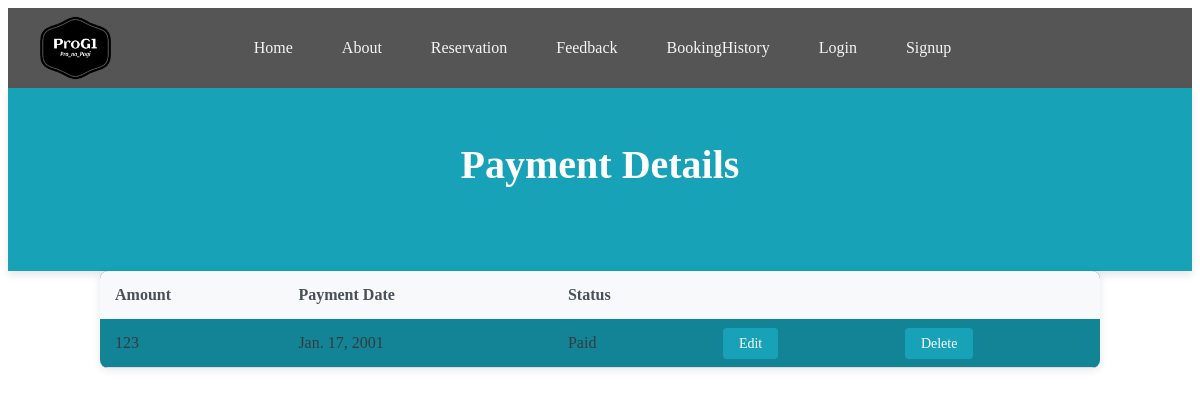
Screenshot of /paymentdetail/1 with the database file from the repository.
### app/models.py (models this page shows, shortened)
class Payment(models.Model):
    amount = models.CharField(max_length=100)
    payment_date = models.DateField()
    payment_status = models.CharField(max_length=100, choices=[('Paid', 'Paid'), ('Pending', 'Pending')])

### app/views.py (the view)
# urls.py: path('paymentdetail/<int:pk>' , PaymentDetailView.as_view(), name='payment_detail'),
class PaymentDetailView(DetailView):
    model = Payment
    context_object_name = 'payment'
    template_name = 'app/payment_detail.html'

### app/templates/app/payment_detail.html
{% extends 'app/base.html' %}
{% load static %}
{% block content %}
<div class="Heading_list">
    <h2>Payment Details</h2>
</div>
    <table class="Body_list">
        <thead>
            <tr>
                <th>Amount</th>
                <th>Payment Date</th>
                <th>Status</th>
                <th></th>
                <th></th>
            </tr>
        </thead>
        <tbody>
                <tr>
                    <td>{{ payment.amount }}</td>
                    <td>{{ payment.payment_date }}</td>
                    <td>{{ payment.payment_status }}</td>
                    <td><a href="{% url 'payment_update' payment.pk %}">Edit</a></td>
                    <td><a href="{% url 'payment_delete' payment.pk %}">Delete</a></td>
                </tr>
        </tbody>
    </table>
    {% endblock content %}

### static/css/base.css (style rules this page uses)
.Heading_list { background-color:#17a2b8; color: white; padding: 20px; text-align: center; box-shadow: 0 4px 8px rgba(0, 0, 0, 0.1); }
.Heading_list h2 { font-size: 40px; padding-bottom: 30px; }
table.Body_list { width: 100%; border-collapse: collapse; margin-top: 30px; background-color:#138496; box-shadow: 0 2px 8px rgba(0, 0, 0, 0.1); border-radius: 8px; overflow: hidden; }
table.Body_list th, table.Body_list td { padding: 15px; text-align: left; }
table.Body_list th { background-color: #f8f9fa; color: #495057; font-weight: 600; }
table.Body_list td { color: #343a40; border-bottom: 1px solid #ddd; }
table.Body_list td a { padding: 8px 16px; background-color: #17a2b8; color: white; text-decoration: none; border-radius: 4px; font-size: 14px; transition: background-color 0.3s ease; }
table.Body_list { margin: 0 auto; max-width: 1000px; border-radius: 8px; margin-bottom: 30px; }

### rows the page displays
Payment: amount "123", payment_date "Jan. 17, 2001", payment_status "Paid"
